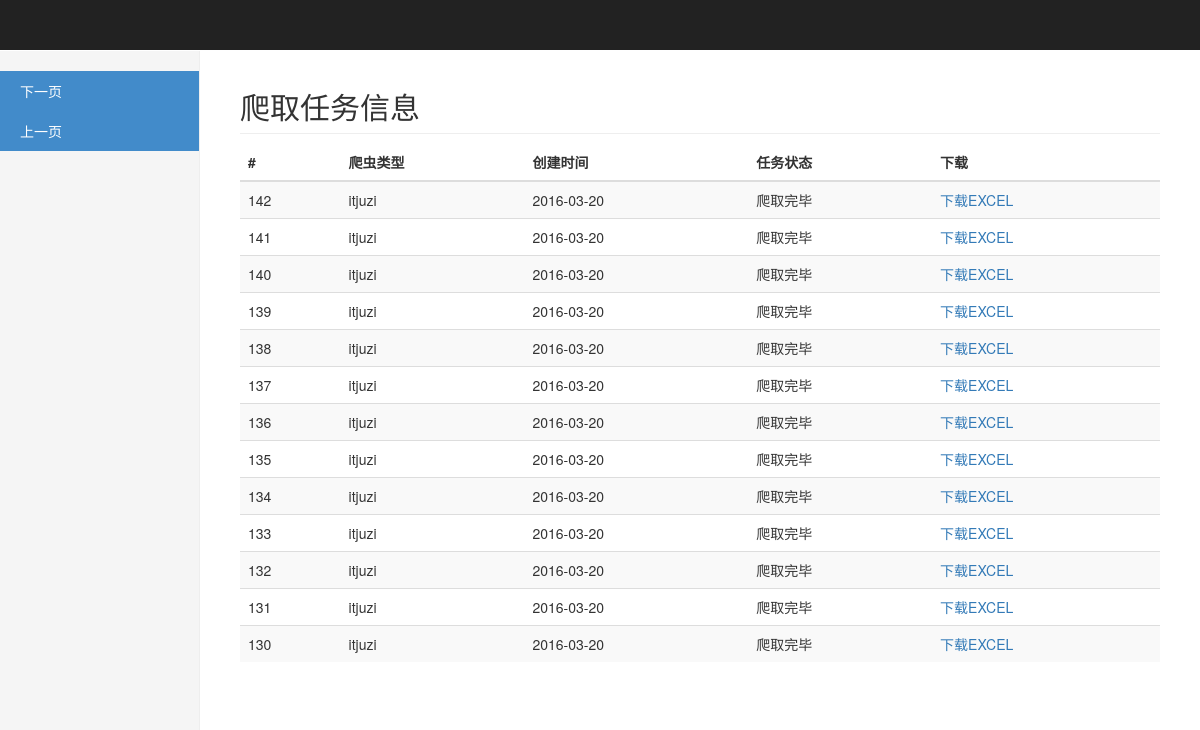
The page /pages on the database its author committed.
### tables this page shows
CREATE TABLE crawler_task(
    id INTEGER PRIMARY KEY AUTOINCREMENT,
    crawler_spider VARCHAR(64),
    create_time TimeStamp NOT NULL DEFAULT CURRENT_TIMESTAMP,
    state varchar(1)
);

### web/server.py (the view)
@app.route('/')
@app.route('/pages')
def index():
    page = request.args.get('page', '0')
    sqlite3db = Sqlite3DB()
    tasks = sqlite3db.find_task_by_limit(page)
    return render_template('list.html', list=tasks, pre=0 if int(page) - 20 < 0 else int(page) - 20,
                           next=int(page) + 20)

### db/databases.py (called while the page is built)
    def find_task_by_limit(self, limit):
        sql = "select id,crawler_spider,date(create_time) as today ,state from crawler_task order by id desc limit %s,%s" % (limit, 20)
        cursor = self.connection.cursor()
        cursor.execute(sql)
        tasks = []
        for record in cursor.fetchall():
            task = dict()
            task['id'] = record[0]
            task['crawler_spider'] = record[1]
            task['today'] = record[2]
            task['state'] = record[3]
            tasks.append(task)
        cursor.close()
        return tasks

### web/templates/list.html (shortened to what this page needs)
<!DOCTYPE html>
<html lang="zh-CN">
<head>
    <link href="{{url_for('static', filename='bootstrap.css')}}" rel="stylesheet">
    <link href="{{url_for('static', filename='dashboard.css')}}" rel="stylesheet">
</head>
<body>
<nav class="navbar navbar-inverse navbar-fixed-top">
</nav>
<div class="container-fluid">
    <div class="row">
        <div class="col-sm-3 col-md-2 sidebar">
            <ul class="nav nav-sidebar">
                <li class="active"><a href="pages?page={{next}}">下一页</a></li>
                <li class="active"><a href="pages?page={{pre}}">上一页</a></li>
            </ul>
        </div>
        <div class="col-sm-9 col-sm-offset-3 col-md-10 col-md-offset-2 main">
            <h2 class="sub-header">爬取任务信息</h2>
            <div class="table-responsive">
                <table class="table table-striped">
                    <thead>
                    <tr>
                        <th>#</th>
                        <th>爬虫类型</th>
                        <th>创建时间</th>
                        <th>任务状态</th>
                        <th>下载</th>
                    </tr>
                    </thead>
                    <tbody>
                    {% for item in list %}
                    <tr>
                        <td>{{item.id}}</td>
                        <td>{{item.crawler_spider}}</td>
                        <td>{{item.today}}</td>
                        <td>{% if item.state == 1 %}
                            爬取中
                            {% else %}爬取完毕{% endif %}
                        </td>
                        <td><a href="download/{{item.crawler_spider}}/{{item.today}}" style="cursor">下载EXCEL</a>
                    </tr>
                    {% endfor %}
                    </tbody>
                </table>
            </div>
        </div>
    </div>
</div>
</body>
</html>

### web/static/dashboard.css (style rules this page uses)
body { padding-top: 50px; }
.sub-header { padding-bottom: 10px; border-bottom: 1px solid #eee; }
.navbar-fixed-top { border: 0; }
.sidebar { display: none; }
@media (min-width: 768px) { .sidebar { position: fixed; top: 51px; bottom: 0; left: 0; z-index: 1000; display: block; padding: 20px; overflow-x: hidden; overflow-y: auto; background-color: #f5f5f5; border-right: 1px solid #eee; } }
.nav-sidebar { margin-right: -21px; margin-bottom: 20px; margin-left: -20px; }
.nav-sidebar > li > a { padding-right: 20px; padding-left: 20px; }
.nav-sidebar > .active > a, .nav-sidebar > .active > a:hover, .nav-sidebar > .active > a:focus { color: #fff; background-color: #428bca; }
.main { padding: 20px; }
@media (min-width: 768px) { .main { padding-right: 40px; padding-left: 40px; } }

### rows shown on the page
crawler_task: id "142", crawler_spider "itjuzi", today "2016-03-20", state "爬取完毕"
crawler_task: id "141", crawler_spider "itjuzi", today "2016-03-20", state "爬取完毕"
crawler_task: id "140", crawler_spider "itjuzi", today "2016-03-20", state "爬取完毕"
crawler_task: id "139", crawler_spider "itjuzi", today "2016-03-20", state "爬取完毕"
crawler_task: id "138", crawler_spider "itjuzi", today "2016-03-20", state "爬取完毕"
crawler_task: id "137", crawler_spider "itjuzi", today "2016-03-20", state "爬取完毕"
crawler_task: id "136", crawler_spider "itjuzi", today "2016-03-20", state "爬取完毕"
crawler_task: id "135", crawler_spider "itjuzi", today "2016-03-20", state "爬取完毕"
crawler_task: id "134", crawler_spider "itjuzi", today "2016-03-20", state "爬取完毕"
crawler_task: id "133", crawler_spider "itjuzi", today "2016-03-20", state "爬取完毕"
crawler_task: id "132", crawler_spider "itjuzi", today "2016-03-20", state "爬取完毕"
crawler_task: id "131", crawler_spider "itjuzi", today "2016-03-20", state "爬取完毕"
crawler_task: id "130", crawler_spider "itjuzi", today "2016-03-20", state "爬取完毕"
